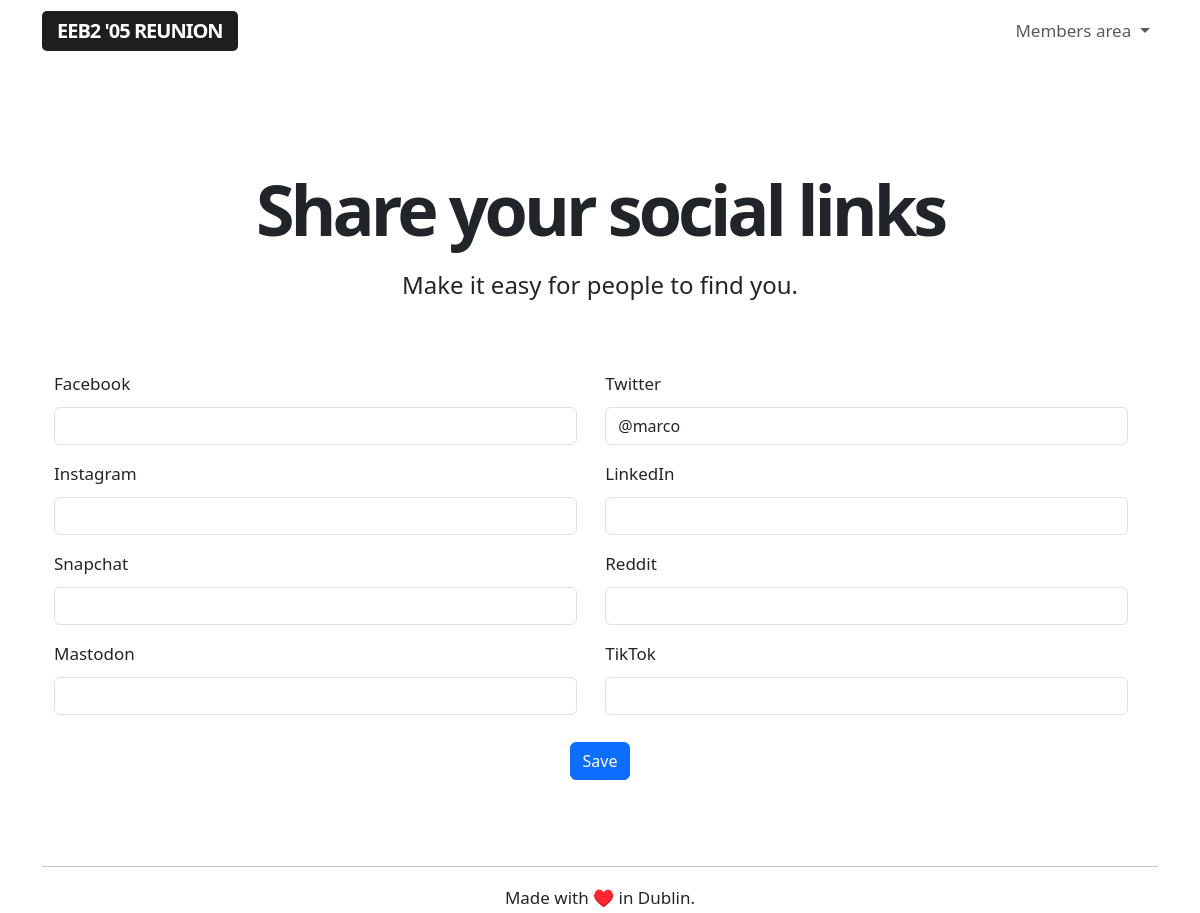
The page /edit/social/7 (signed in) on the database as committed earlier.
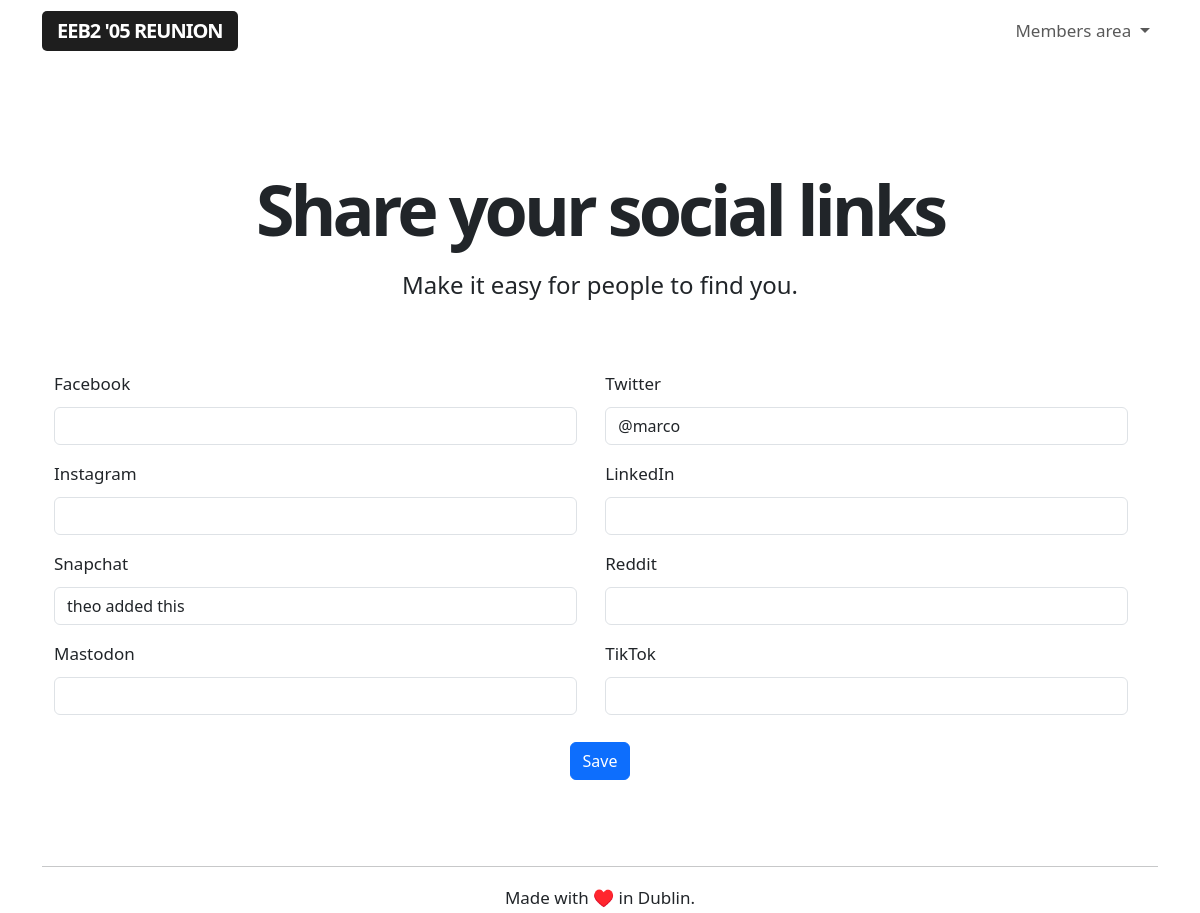
The same page on the database as committed later.
### app/models.py (models this page shows, shortened)
class User(UserMixin, db.Model):
    id = db.Column(db.Integer, primary_key=True)
    username = db.Column(db.String(64), index=True, unique=True)
    name = db.Column(db.String(64), index=True, unique=False)
    section = db.Column(db.String(64), index=True, unique=False)
    email = db.Column(db.String(120), index=True, unique=True)
    password_hash = db.Column(db.String(128))
    role = db.Column(db.String(64), index=True, unique=False)
    rsvp = db.Column(db.String(64), index=True, unique=False)
    facebook = db.Column(db.String(64), index=True, unique=False)
    twitter = db.Column(db.String(64), index=True, unique=False)
    instagram = db.Column(db.String(64), index=True, unique=False)
    linkedin = db.Column(db.String(64), index=True, unique=False)
    snapchat = db.Column(db.String(64), index=True, unique=False)
    reddit = db.Column(db.String(64), index=True, unique=False)
    mastodon = db.Column(db.String(64), index=True, unique=False)
    tiktok = db.Column(db.String(64), index=True, unique=False)

### app/routes.py (the view)
@app.route('/edit/social/<userid>', methods=['GET', 'POST'])
@login_required
def socialLinks(userid):
    user = User.query.filter_by(id=userid).first_or_404()
    form = editSocialLinksForm()
    if user.id == current_user.id or current_user.role=='admin':
        if form.validate_on_submit():
            user.facebook = form.facebook.data
            user.twitter = form.twitter.data
            user.instagram = form.instagram.data
            user.linkedin = form.linkedin.data
            user.snapchat = form.snapchat.data
            user.reddit = form.reddit.data
            user.mastodon = form.mastodon.data
            user.tiktok = form.tiktok.data
            db.session.commit()
            return redirect(url_for('user', userid=userid))
        elif request.method == 'GET':
            form.facebook.data = user.facebook
            form.twitter.data = user.twitter
            form.instagram.data = user.instagram
            form.linkedin.data = user.linkedin
            form.snapchat.data = user.snapchat
            form.reddit.data = user.reddit
            form.mastodon.data = user.mastodon
            form.tiktok.data = user.tiktok
    else:
        flash("You can't edit someone else's profile!")
        return redirect(url_for('user', userid=current_user.id))
    return render_template('edit-social.html', user=user, form=form)

### app/forms.py
class editSocialLinksForm(FlaskForm):
    facebook = StringField('Facebook', validators=[])
    twitter = StringField('Twitter', validators=[])
    instagram = StringField('Instagram', validators=[])
    linkedin = StringField('LinkedIn', validators=[])
    snapchat = StringField('Snapchat', validators=[])
    reddit = StringField('Reddit', validators=[])
    mastodon = StringField('Mastodon', validators=[])
    tiktok = StringField('TikTok', validators=[])
    submit = SubmitField('Save')

### app/models.py (called while the page is built)
@login.user_loader
def load_user(id):
    return User.query.get(int(id))

### app/templates/edit-social.html (shortened to what this page needs)
{% extends "base.html" %}
{% block content %}
<div class="title">
    <h1>Share your social links</h1>
    <h4>Make it easy for people to find you.</h4>
</div>
<div class="social-form">
    <form action="" method="post" novalidate>
        <div class="socialinput">
            {{ form.facebook.label (class_='form-label') }} <br>
            {{ form.facebook(size=10, class_='form-control') }}
        </div>
        <div class="socialinput">
            {{ form.twitter.label (class_='form-label') }} <br>
            {{ form.twitter(size=10, class_='form-control') }}
        </div>
        <div class="socialinput">
            {{ form.instagram.label (class_='form-label') }} <br>
            {{ form.instagram(size=10, class_='form-control') }}
        </div>
        <div class="socialinput">
            {{ form.linkedin.label (class_='form-label')}} <br>
            {{ form.linkedin(size=10, class_='form-control') }}
        </div>
        <div class="socialinput">
            {{ form.snapchat.label (class_='form-label') }} <br>
            {{ form.snapchat(size=10, class_='form-control') }}
        </div>
        <div class="socialinput">
            {{ form.reddit.label (class_='form-label') }} <br>
            {{ form.reddit(size=10, class_='form-control') }}
        </div>
        <div class="socialinput">
            {{ form.mastodon.label (class_='form-label') }} <br>
            {{ form.mastodon(size=10, class_='form-control') }}
        </div>
        <div class="socialinput">
            {{ form.tiktok.label (class_='form-label') }} <br>
            {{ form.tiktok(size=10, class_='form-control') }}
        </div>
        <div class="socialbutton">
            {{ form.submit(class_='btn btn-primary') }}
        </div>
    </form>
</div>
{% endblock %}

Rows that differ between the two databases and show on the page:
changed User "@marco": snapchat (not shown) → "theo added this"
